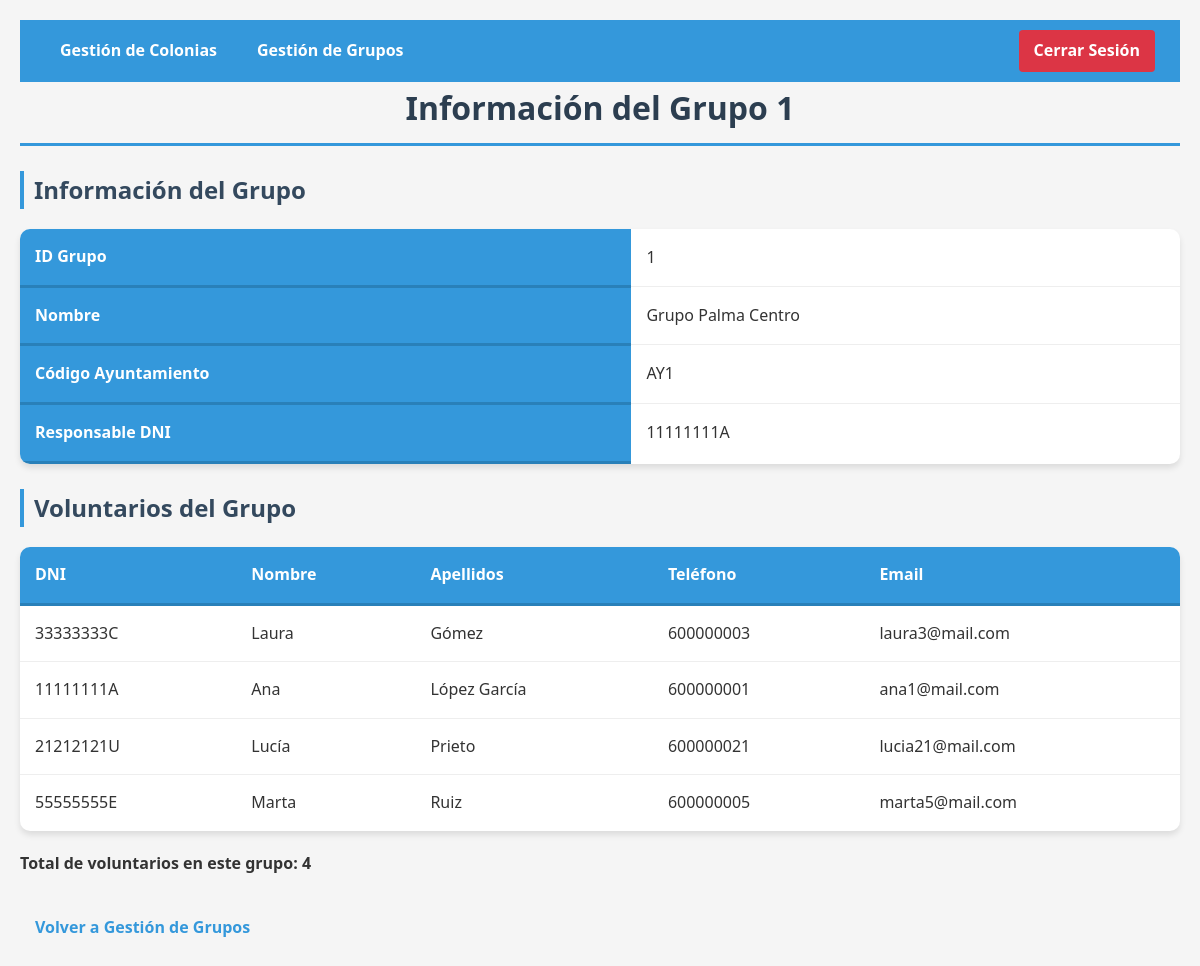
Screenshot of /BD241660307Q/grupo_ayuntamiento.php?id=1 (signed in) with the database file from the repository.
### tables this page shows
CREATE TABLE Grupo(
    idGrupo INT AUTO_INCREMENT PRIMARY KEY,
    nombre VARCHAR(50) NOT NULL,
    codiAyuntamiento VARCHAR(10) NOT NULL,
    responsableDNI VARCHAR(9),
    CONSTRAINT fk_grupo_voluntario FOREIGN KEY (responsableDNI) REFERENCES Voluntario(DNI) ON DELETE SET NULL,
    CONSTRAINT fk_grupo_ayuntamiento FOREIGN KEY (codiAyuntamiento) REFERENCES Ayuntamiento(codiAyuntamiento) ON DELETE CASCADE
);

CREATE TABLE Voluntario(
    DNI VARCHAR(9) PRIMARY KEY,
    nombre VARCHAR(50) NOT NULL,
    apellidos VARCHAR(100) NOT NULL,
    contraseña VARCHAR(50) NOT NULL,
    telefono VARCHAR(15),
    email VARCHAR(50)
);

### BD241660307Q/grupo_ayuntamiento.php (the view, shortened to what this page needs)
<?php
include "../conexionBD.php";
$idGrupo = $_GET['id'];
$codiAy = $_SESSION["usuario"];
$sqlGrupo = "SELECT idGrupo, nombre, codiAyuntamiento, responsableDNI FROM Grupo WHERE idGrupo = '$idGrupo' AND codiAyuntamiento = '$codiAy'";
$resGrupo = mysqli_query($con, $sqlGrupo);
$grupo = mysqli_fetch_assoc($resGrupo);
$sqlVoluntarios = "
    SELECT v.DNI, v.nombre, v.apellidos, v.telefono, v.email
    FROM Voluntario v
    JOIN Ayuda a ON v.DNI = a.DNI
    WHERE a.idGrupo = '$idGrupo'
    ORDER BY v.apellidos, v.nombre
";
$resVoluntarios = mysqli_query($con, $sqlVoluntarios);
?>
<!DOCTYPE html>
<html lang="es">
<head>
    <link rel="stylesheet" href="../css/ayuntamiento.css">
</head>
<body>
    <header>
        <div class="header-container">
            <nav class="navbar">
                <a href="colonias.php">Gestión de Colonias</a>
                <a href="grupos_ayuntamiento.php">Gestión de Grupos</a>
                <div class="logout-container">
                    <a href="../index.php" class="logout-btn">Cerrar Sesión</a>
                </div>
            </nav>
        </div>
    </header>
    <h1>Información del Grupo <?php echo $idGrupo; ?></h1>
    <div class="info-grupo">
        <h2>Información del Grupo</h2>
        <table>
            <tr>
                <th>ID Grupo</th>
                <td><?php echo $grupo['idGrupo']; ?></td>
            </tr>
            <tr>
                <th>Nombre</th>
                <td><?php echo $grupo['nombre']; ?></td>
            </tr>
            <tr>
                <th>Código Ayuntamiento</th>
                <td><?php echo $grupo['codiAyuntamiento']; ?></td>
            </tr>
            <tr>
                <th>Responsable DNI</th>
                <td><?php echo $grupo['responsableDNI']; ?></td>
            </tr>
        </table>
    </div>
    <h2>Voluntarios del Grupo</h2>
    <?php if (mysqli_num_rows($resVoluntarios) > 0): ?>
        <table>
            <tr>
                <th>DNI</th>
                <th>Nombre</th>
                <th>Apellidos</th>
                <th>Teléfono</th>
                <th>Email</th>
            </tr>
            <?php while ($voluntario = mysqli_fetch_assoc($resVoluntarios)) { ?>
                <tr>
                    <td><?php echo $voluntario['DNI']; ?></td>
                    <td><?php echo $voluntario['nombre']; ?></td>
                    <td><?php echo $voluntario['apellidos']; ?></td>
                    <td><?php echo $voluntario['telefono']; ?></td>
                    <td><?php echo $voluntario['email']; ?></td>
                </tr>
            <?php } ?>
        </table>
        <p><strong>Total de voluntarios en este grupo: <?php echo mysqli_num_rows($resVoluntarios); ?></strong></p>
    <?php else: ?>
        <p>No hay voluntarios asignados a este grupo.</p>
    <?php endif; ?>
    <br>
    <a href="grupos_ayuntamiento.php">Volver a Gestión de Grupos</a>
</body>
</html>

### css/ayuntamiento.css (style rules this page uses)
* { margin: 0; padding: 0; box-sizing: border-box; font-family: 'Segoe UI', Tahoma, Geneva, Verdana, sans-serif; }
body { background-color: #f5f5f5; color: #333; line-height: 1.6; padding: 20px; max-width: 1200px; margin: 0 auto; }
h1 { color: #2c3e50; margin-bottom: 20px; padding-bottom: 10px; border-bottom: 3px solid #3498db; text-align: center; }
h2 { color: #34495e; margin: 25px 0 15px 0; padding-left: 10px; border-left: 4px solid #3498db; }
table { width: 100%; border-collapse: collapse; margin: 20px 0; background-color: white; border-radius: 10px; overflow: hidden; box-shadow: 0 4px 6px rgba(0, 0, 0, 0.1); }
th { background-color: #3498db; color: white; padding: 15px; text-align: left; font-weight: 600; border-bottom: 3px solid #2980b9; }
td { padding: 15px; border-bottom: 1px solid #eee; }
tr:last-child td { border-bottom: none; }
a { color: #3498db; text-decoration: none; font-weight: 600; padding: 8px 15px; border-radius: 5px; transition: all 0.3s; display: inline-block; margin: 5px 0; }
.header-container { background-color: #3498db; padding: 10px 20px; }
.navbar { display: flex; justify-content: space-between; align-items: center; }
.navbar a { color: white; text-decoration: none; padding: 8px 15px; margin: 0 5px; border-radius: 4px; transition: background-color 0.3s; }
.logout-container { margin-left: auto; }
.logout-btn { background-color: #dc3545; color: white !important; border: none; cursor: pointer; }

### rows the page displays
grupo: idGrupo "1", nombre "Grupo Palma Centro", codiAyuntamiento "AY1", responsableDNI "11111111A"
voluntario: DNI "33333333C", nombre "Laura", apellidos "Gómez", telefono "600000003", email "laura3@mail.com"
voluntario: DNI "11111111A", nombre "Ana", apellidos "López García", telefono "600000001", email "ana1@mail.com"
voluntario: DNI "21212121U", nombre "Lucía", apellidos "Prieto", telefono "600000021", email "lucia21@mail.com"
voluntario: DNI "55555555E", nombre "Marta", apellidos "Ruiz", telefono "600000005", email "marta5@mail.com"

### other values shown
$idGrupo "1"
mysqli_num_rows($resVoluntarios) "4"
